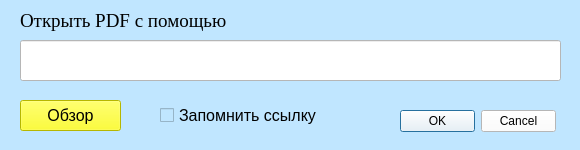
<?xml version="1.0" encoding="UTF-8"?>
<ui version="4.0">
 <class>pach_to_PDF_form</class>
 <widget class="QWidget" name="pach_to_PDF_form">
  <property name="geometry">
   <rect>
    <x>0</x>
    <y>0</y>
    <width>580</width>
    <height>150</height>
   </rect>
  </property>
  <property name="minimumSize">
   <size>
    <width>580</width>
    <height>150</height>
   </size>
  </property>
  <property name="maximumSize">
   <size>
    <width>580</width>
    <height>150</height>
   </size>
  </property>
  <property name="windowTitle">
   <string>Программа для открытия PDF файлов</string>
  </property>
  <property name="windowIcon">
   <iconset>
    <normaloff>изогнутая_линия.png</normaloff>изогнутая_линия.png</iconset>
  </property>
  <property name="styleSheet">
   <string notr="true">background-color: rgb(192, 230, 255);</string>
  </property>
  <widget class="QLineEdit" name="patch_lineEdit">
   <property name="geometry">
    <rect>
     <x>20</x>
     <y>40</y>
     <width>541</width>
     <height>41</height>
    </rect>
   </property>
   <property name="font">
    <font>
     <pointsize>14</pointsize>
    </font>
   </property>
   <property name="styleSheet">
    <string notr="true">background-color: rgb(255, 255, 255);</string>
   </property>
  </widget>
  <widget class="QDialogButtonBox" name="buttonBox">
   <property name="geometry">
    <rect>
     <x>400</x>
     <y>110</y>
     <width>156</width>
     <height>23</height>
    </rect>
   </property>
   <property name="styleSheet">
    <string notr="true">background-color: rgb(255, 255, 255);</string>
   </property>
   <property name="standardButtons">
    <set>QDialogButtonBox::Cancel|QDialogButtonBox::Ok</set>
   </property>
  </widget>
  <widget class="QLabel" name="label">
   <property name="geometry">
    <rect>
     <x>20</x>
     <y>10</y>
     <width>211</width>
     <height>21</height>
    </rect>
   </property>
   <property name="font">
    <font>
     <family>Times New Roman</family>
     <pointsize>14</pointsize>
     <weight>50</weight>
     <italic>false</italic>
     <bold>false</bold>
    </font>
   </property>
   <property name="styleSheet">
    <string notr="true">font: 14pt &quot;Times New Roman&quot;;</string>
   </property>
   <property name="text">
    <string>Открыть PDF с помощью</string>
   </property>
  </widget>
  <widget class="QPushButton" name="overview_pushButton">
   <property name="geometry">
    <rect>
     <x>20</x>
     <y>100</y>
     <width>101</width>
     <height>31</height>
    </rect>
   </property>
   <property name="font">
    <font>
     <family>MS Shell Dlg 2</family>
     <pointsize>12</pointsize>
     <weight>50</weight>
     <italic>false</italic>
     <bold>false</bold>
    </font>
   </property>
   <property name="styleSheet">
    <string notr="true">font: 12pt &quot;MS Shell Dlg 2&quot;;
background-color: rgb(255, 255, 0);</string>
   </property>
   <property name="text">
    <string>Обзор</string>
   </property>
  </widget>
  <widget class="QCheckBox" name="memory_link_checkBox">
   <property name="geometry">
    <rect>
     <x>160</x>
     <y>105</y>
     <width>160</width>
     <height>20</height>
    </rect>
   </property>
   <property name="font">
    <font>
     <pointsize>12</pointsize>
    </font>
   </property>
   <property name="text">
    <string>Запомнить ссылку</string>
   </property>
  </widget>
 </widget>
 <resources/>
 <connections/>
</ui>
